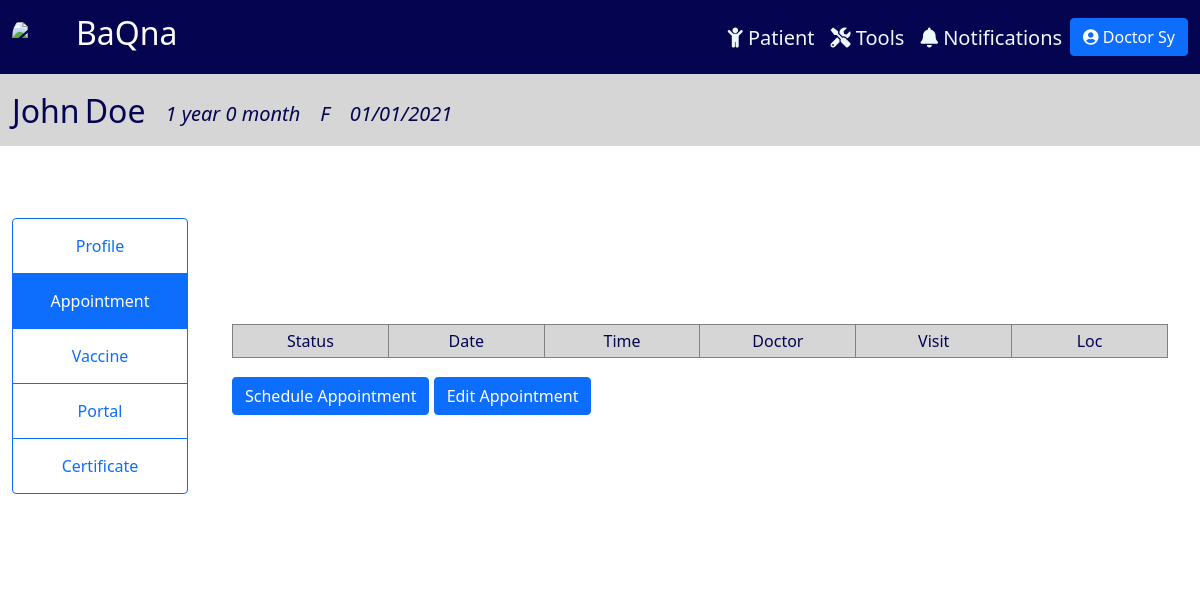
The page /appointment/19 (signed in) on the database its author committed.
### tracker/models.py (models this page shows, shortened)
class Physician(models.Model):
    CAN_REG = (
        ('Yes', 'Yes'),
        ('No', 'No'),
    )
    user = models.OneToOneField(User, null=True, on_delete=models.CASCADE)
    prefix = models.CharField(max_length=100, null=True, blank=True)
    last_name = models.CharField(max_length=100, null=True)
    first_name = models.CharField(max_length=100, null=True)
    title = models.CharField(max_length=100, null=True, blank=True)
    date_start = models.DateField(null=True, blank=True)
    date_end = models.DateField(null=True, blank=True)
    cell_no = PhoneNumberField(null=True, blank=True)
    doc_type = models.CharField(max_length=100, null=True)
    can_reg = models.CharField(max_length=100, null=True, blank=True, choices=CAN_REG)
    def __str__(self):
        return self.doc_type + " " + self.last_name

class Patient(models.Model):
    SEX = (
        ('M', 'Male'),
        ('F', 'Female'),
    )
    last_name = models.CharField(max_length=100, null=True)
    first_name = models.CharField(max_length=100, null=True)
    middle_name = models.CharField(max_length=100, null=True, blank=True)
    suffix = models.CharField(max_length=2, null=True, blank=True)
    nick_name = models.CharField(max_length=100, null=True, blank=True)
    sex = models.CharField(max_length=1, null=True, choices=SEX)
    birthdate = models.DateField(null=True)
    age = models.CharField(max_length=100, null=True, blank=True)
    attending_doctor = models.ForeignKey(Physician, related_name="docpatient", on_delete=models.CASCADE, null=True)
    cert_date = models.DateField(null=True, blank=True)
    cell_no = PhoneNumberField(null=True, blank=True, validators=[MaxLengthValidator(13)])
    landline = models.CharField(max_length=100, null=True, blank=True)
    email = models.EmailField(max_length=254, null=True, blank=True)
    house_no = models.CharField(max_length=100, null=True, blank=True)
    barangay = models.CharField(max_length=100, null=True, blank=True)
    city = models.CharField(max_length=100, null=True, blank=True)
    region = models.CharField(max_length=100, null=True, blank=True)
    zip = models.IntegerField(null=True, blank=True)
    mfname = models.CharField(max_length=100, null=True, blank=True)
    mlname = models.CharField(max_length=100, null=True, blank=True)
    mcontact = PhoneNumberField(null=True, blank=True)
    memail = models.EmailField(max_length=254, null=True, blank=True)
    ffname = models.CharField(max_length=100, null=True, blank=True)
    flname = models.CharField(max_length=100, null=True, blank=True)
    fcontact = PhoneNumberField(null=True, blank=True)
    femail = models.EmailField(max_length=254, null=True, blank=True)
    c1full_name = models.CharField(max_length=100, null=True, blank=True)
    relation1 = models.CharField(max_length=100, null=True, blank=True)
    c1contact = PhoneNumberField(null=True, blank=True)
    c2full_name = models.CharField(max_length=100, null=True, blank=True)
    relation2 = models.CharField(max_length=100, null=True, blank=True)
    c2contact = PhoneNumberField(null=True, blank=True)

### tracker/views.py (the view, shortened to what this page needs)
# urls.py: path('appointment/<str:pk>', views.appointment, name = 'appointment'),
@login_required(login_url='login')
def appointment(request, pk):
    patient = Patient.objects.get(id=pk)
    appointment_form = AppointmentForm(initial={'patient': patient, 'doctor': patient.attending_doctor})
    appointment_form_patient = AppointmentFormPatient(initial={'patient': patient, 'status': 'Requested', 'doctor': patient.attending_doctor})
    appointments = Appointment.objects.filter(patient=patient).order_by('date')
    curr_date = datetime.date.today()
    months = curr_date.month - patient.birthdate.month
    years = curr_date.year - patient.birthdate.year
    age = "{} year {} month".format(years, months)
    data = {
        'patient': patient,
        'appointment_form': appointment_form,
        'appointment_form_patient': appointment_form_patient,
        'appointments': appointments,
        'age': age,
    }
    return render(request, 'tracker/appointment.html', data)

### tracker/templatetags/auth_extras.py (called while the page is built)
@register.filter(name='has_group')
def has_group(user, group_name):
    group = Group.objects.get(name=group_name)
    return True if group in user.groups.all() else False

### tracker/templates/tracker/appointment.html (shortened to what this page needs)
{% include 'tracker/info_header.html' %}
{% block content %}
{% load auth_extras %}
<div class="container-fluid" style="padding:1%; ">
    <div class="row">
        <div class="col-lg-2" style="background-color: rgb(255, 255, 255); display: flex; justify-content: center; margin-top: 5%;">
          <div class="btn-group-vertical" style="display: block;">
            <a class="btn btn-outline-primary" href="{% url 'patient' patient.id %}">Profile</a>
            <a class="btn btn-outline-primary active" href="#">Appointment</a>
            <a class="btn btn-outline-primary" href="{% url 'vaccine' patient.id %}">Vaccine</a>
            {% if request.user|has_group:"Doctor" or request.user|has_group:"Admin" %}
            <a class="btn btn-outline-primary" href="{% url 'portal' patient.id %}">Portal</a>
            {% endif %}
            <a class="btn btn-outline-primary" href="{% url 'certificate' patient.id %}">Certificate</a>
          </div>
        </div>
        <div class="col-lg-10" style="background-color: white; padding-top: 8%; padding-bottom: 8%;">
          <div class="appointment-table">
            <table class="table-bordered align-middle table-sm" style="width: 100%;">
              <thead class="thead-warning" style="background-color: rgb(214, 214, 214);">
                <tr>
                  <td>Status</td>
                  <td>Date</td>
                  <td>Time</td>
                  <td>Doctor</td>
                  <td>Visit</td>
                  <td>Loc</td>
                </tr>
              </thead>
            </table>
            <button class="btn btn-primary" data-bs-toggle="modal" data-bs-target="#schedule" style="margin-top: 2%;">
              Schedule Appointment
            </button>
            {% if request.user|has_group:"Doctor" or request.user|has_group:"Admin" %}
            <a class="btn btn-primary" style="margin-top: 2%;" href="{% url 'editAppointment' patient.id %}">
              Edit Appointment
            </a>
            {% endif %}
          </div>
        </div>
    </div>
</div>
{% endblock content %}

### tracker/templates/tracker/info_header.html (shortened to what this page needs)
{% extends 'tracker/main.html' %}
{% block content %}
<nav class="navbar navbar-expand-xl" style="background-color: rgb(214, 214, 214);">
    <div class="container-fluid">
      <div class="collapse navbar-collapse me-auto" id="navbarTogglerDemo02">
        <div style="margin-right: auto; margin-top: 10px;">
          <ul class="navbar-nav me-auto mb-2 mb-lg-0 navbar-custom">
            <li class="nav-item" style="margin-right: 5px">
              <h2>{{patient.first_name}}</h2>
            </li>
            <li class="nav-item" style="margin-right: 20px">
              <h2>{{patient.last_name}}</h2>
            </li>
            <li class="nav-item" style="margin-right: 20px">
              <i><h5 style="margin-top:10px;">{{age}}</h5></i>
            </li>
            <li class="nav-item" style="margin-right: 20px">
              <i><h5 style="margin-top:10px;">{{patient.sex}}</h5></i>
            </li>
            <li class="nav-item" style="margin-right: 20px">
              <i><h5 style="margin-top:10px;">{{patient.birthdate}}</h5></i>
            </li>
          </ul>
        </div>
      </div>
    </div>
</nav>
{% endblock content %}

### tracker/templates/tracker/main.html (shortened to what this page needs)
{% load static %} {% load auth_extras %}
<!DOCTYPE html>
<html lang="en">
<head>
    <link href="https://cdn.jsdelivr.net/npm/bootstrap@5.1.3/dist/css/bootstrap.min.css" rel="stylesheet">
    <link rel="stylesheet" href="https://cdnjs.cloudflare.com/ajax/libs/font-awesome/5.15.3/css/all.min.css" />
    <link rel="stylesheet" href="https://cdnjs.cloudflare.com/ajax/libs/tempusdominus-bootstrap-4/5.1.2/css/tempusdominus-bootstrap-4.min.css" />
</head>
<body>
  <nav class="navbar navbar-expand-xl" style="background-color: rgb(4, 4, 80);color: white;">
    <div class="container-fluid">
      {% if request.user|has_group:'Patient User' %}
        <a href="{% url 'homePatient' %}" class="navbar-brand">
          <div class="logo-image">
            <img src="https://i.ibb.co/drT8m1M/logo.jpg" class="img-fluid">
          </div>
        </a>
        <a href="{% url 'homePatient' %}"><h2 style="float: left; color: #FAFAFA;">BaQna</h2></a>
      {% else %}
        <a href="{% url 'home' %}" class="navbar-brand">
          <div class="logo-image">
            <img src="https://i.ibb.co/drT8m1M/logo.jpg" class="img-fluid">
          </div>
        </a>
        <a href="{% url 'home' %}"><h2 style="float: left; color: #FAFAFA;">BaQna</h2></a>
      {% endif %}
      <div class="collapse navbar-collapse me-auto" id="navbarTogglerDemo02">
        <div style="margin-left: auto;margin-top: 10px;">
          <ul class="navbar-nav me-auto mb-2 mb-lg-0 navbar-custom">
            {% if request.user|has_group:"Doctor" or request.user|has_group:"Admin" %}
            <li class="nav-item" style="margin-left: 15rem;">
              <a class="nav-link" href="{% url 'home' %}"><h5><i class="fas fa-child"></i> Patient</h5></a>
            </li>
            <li class="nav-item">
              <a class="nav-link" href="{% url 'report' %}"><h5><i class="fas fa-tools"></i> Tools</h5></a>
            </li>
            <li class="nav-item">
              <a class="nav-link" href="{% url 'notifs' %}"><h5><i class="fas fa-bell"></i> Notifications</h5></a>
            </li>
            {% endif %}
            <li class="nav-item">
              <div class="dropdown">
                <button class="btn btn-primary" type="button" id="dropdownMenuButton1" data-bs-toggle="dropdown" aria-expanded="false">
                  <i class="fas fa-user-circle"></i>
                  {% if request.user|has_group:'Doctor' %}
                    {{request.user.physician}}
                  {% elif request.user|has_group:'Patient User' %}
                    {{request.user.patientuser}}
                  {% else %}
                    {{request.user}}
                  {% endif %}
                </button>
              </div>
            </li>
          </ul>
        </div>
      </div>
    </div>
  </nav>
  {% block content %}
  {% endblock %}
</body>
</html>

### tracker/templates/tracker/main.html (style rules this page uses)
body { color:rgb(4, 4, 80); }
.navbar-custom a { color: aliceblue; }
.logo-image { width: 48px; height: 48px; border-radius: 50%; overflow: hidden; }
.appointment-table { padding: 20px; margin: 50px auto; }
.appointment-table td { width:11%; text-align: center; }
.appointment-table a { margin-top: 1%; }
.btn-group-vertical a { padding: 15px; }

### rows shown on the page
Patient: first_name "John", last_name "Doe", sex "F", birthdate "01/01/2021"

### other values the page prints
{{ request.user.physician }} "Doctor Sy"
